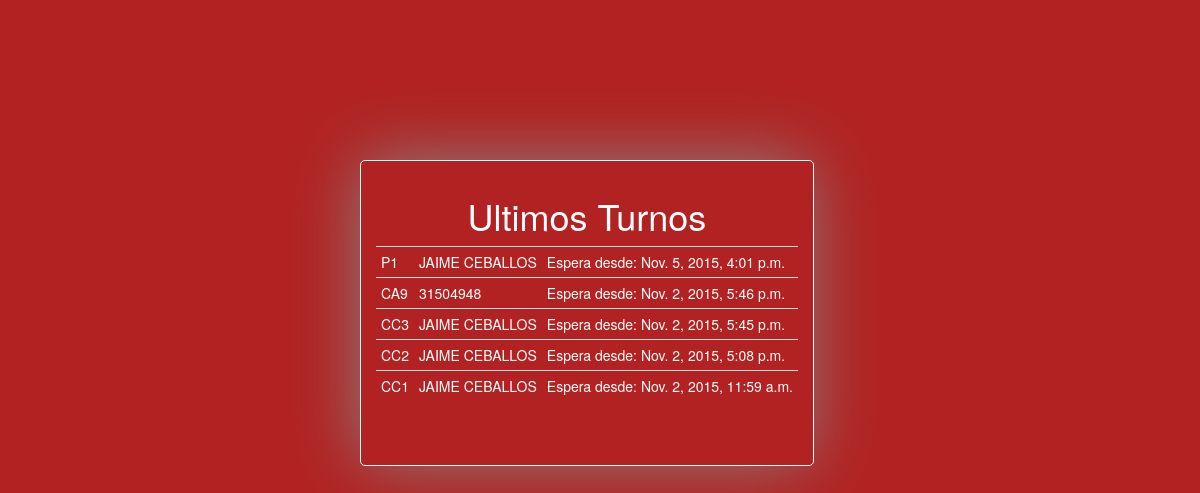
The app's page /turnos/ultimos_turnos/ with its own data.
### apps/turnos/models.py (models this page shows, shortened)
class Turnos(models.Model): #patty
	cliente   	= models.ForeignKey(Cliente,null=True)
	sector    	=	models.ForeignKey(Sectores)
	numero	  	= models.IntegerField()
	fecha     	= models.DateTimeField()
	no_cliente 	= models.CharField(max_length=12,null=True,blank=True)
	estado 		= models.CharField(max_length=25)

class Sectores(models.Model):
	nombre_sector     	= models.CharField(max_length=50)
	descripcion_sector	= models.CharField(max_length=200)
	codigo 			 	= models.CharField(max_length=2)

class Cliente(models.Model):
	tipo_cliente	= models.ForeignKey('TipoCliente',related_name='de_tipo')
	dni				= models.CharField(max_length=10)
	nombre 			= models.CharField(max_length=50)
	def __unicode__(self):
		return u'%s' % self.nombre.upper()

### apps/turnos/views.py (the view)
def ultimos_turnos(request):
	ultimos_turnos = Turnos.objects.all().order_by('-id')[:5]
	values = {
		'ultimos_turnos' : ultimos_turnos,
	}
	return render_to_response('turnos/ultimos_turnos.html',values,context_instance = RequestContext(request))

### templates/turnos/ultimos_turnos.html
{% extends 'turnos/solicitar.html' %}
{% block turno %}
	<center><h1 class="solicitar-lbl">Ultimos Turnos</h1></center>
	<table class="table table-condensed">
				<tbody class="solicitar-lbl">
					{% for elemento in ultimos_turnos %}
					<tr>
						<td>
							{{ elemento.sector.codigo }}{{ elemento.numero }}
						</td>
						<td>
							{% if elemento.cliente %}	{{ elemento.cliente }} {% else %} {{ elemento.no_cliente }} {% endif %}
						</td>
						<td>
							Espera desde: {{ elemento.fecha }}
						</td>
					</tr>
					{% endfor %}
				</tbody>
			</table>
			<div class="pull-right">
			<iframe scrolling="no" frameborder="no" clocktype="html5" style="overflow:hidden;border:0;margin:0;padding:0;width:240px;height:25px;"src="http://www.clocklink.com/html5embed.php?clock=018&timezone=GMT-0300&color=yellow&size=240&Title=&Message=&Target=&From=2015,1,1,0,0,0&DateFormat=dd  MMM  yyyy &TimeFormat=hh:mm:ss TT&Color=yellow"></iframe>
			</div>
{% endblock turno %}

### static/css/styles.css (style rules this page uses)
html,body { margin:0px; height:100%; }
.solicitar-lbl { color:white; }

### records on screen
Turnos: sector.codigo "P", numero "1", cliente "JAIME CEBALLOS", fecha "Nov. 5, 2015, 4:01 p.m."
Turnos: sector.codigo "CA", numero "9", no_cliente "31504948", fecha "Nov. 2, 2015, 5:46 p.m."
Turnos: sector.codigo "CC", numero "3", cliente "JAIME CEBALLOS", fecha "Nov. 2, 2015, 5:45 p.m."
Turnos: sector.codigo "CC", numero "2", cliente "JAIME CEBALLOS", fecha "Nov. 2, 2015, 5:08 p.m."
Turnos: sector.codigo "CC", numero "1", cliente "JAIME CEBALLOS", fecha "Nov. 2, 2015, 11:59 a.m."
